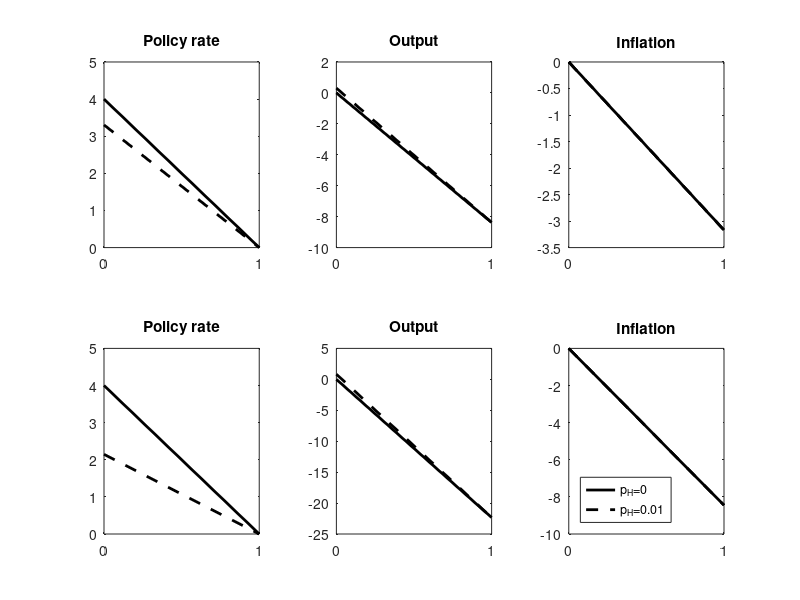

The MATLAB script that drew this image:
clear all;

bet = 0.9950;
kap = 0.024;
phi = 2.0;
pibar = 1.005;
rstar = log(pibar/bet)*100;

load pfmat_ph0.01.mat yvec0 pvec0 ivec0;
yvec1 = yvec0;
pvec1 = pvec0;
ivec1 = ivec0;
% yvec1 = yvec0([2 1]);
% pvec1 = pvec0([2 1]);
% ivec1 = ivec0([2 1]);
load pfmat_ph0.mat yvec0 pvec0 ivec0;
% yvec0 = yvec0([2 1]);
% pvec0 = pvec0([2 1]);
% ivec0 = ivec0([2 1]);

figure;
subplot(235);
xvec = [0 1];
plot(xvec,yvec0,'k-','LineWidth',2.0);
hold on;
plot(xvec,yvec1,'k--','LineWidth',2.0);
title('Output');
xticks(xvec);
subplot(236);
plot(xvec,pvec0*4,'k-','LineWidth',2.0);
hold on;
plot(xvec,pvec0*4,'k--','LineWidth',2.0);
title('Inflation');
xticks(xvec);
legend('p_H=0','p_H=0.01','Location','SouthWest');
subplot(234);
plot(xvec,ivec0*4,'k-','LineWidth',2.0);
hold on;
plot(xvec,ivec1*4,'k--','LineWidth',2.0);
title('Policy rate');
xticks(xvec);

load pfmat_ph0.01sL2.5.mat yvec0 pvec0 ivec0;
yvec1 = yvec0;
pvec1 = pvec0;
ivec1 = ivec0;
% yvec1 = yvec0([2 1]);
% pvec1 = pvec0([2 1]);
% ivec1 = ivec0([2 1]);
load pfmat_ph0sL2.5.mat yvec0 pvec0 ivec0;
% yvec0 = yvec0([2 1]);
% pvec0 = pvec0([2 1]);
% ivec0 = ivec0([2 1]);

subplot(232);
xvec = [0 1];
plot(xvec,yvec0,'k-','LineWidth',2.0);
hold on;
plot(xvec,yvec1,'k--','LineWidth',2.0);
title('Output');
xticks(xvec);
subplot(233);
plot(xvec,pvec0*4,'k-','LineWidth',2.0);
hold on;
plot(xvec,pvec0*4,'k--','LineWidth',2.0);
title('Inflation');
xticks(xvec);
subplot(231);
plot(xvec,ivec0*4,'k-','LineWidth',2.0);
hold on;
plot(xvec,ivec1*4,'k--','LineWidth',2.0);
title('Policy rate');
xticks(xvec);
